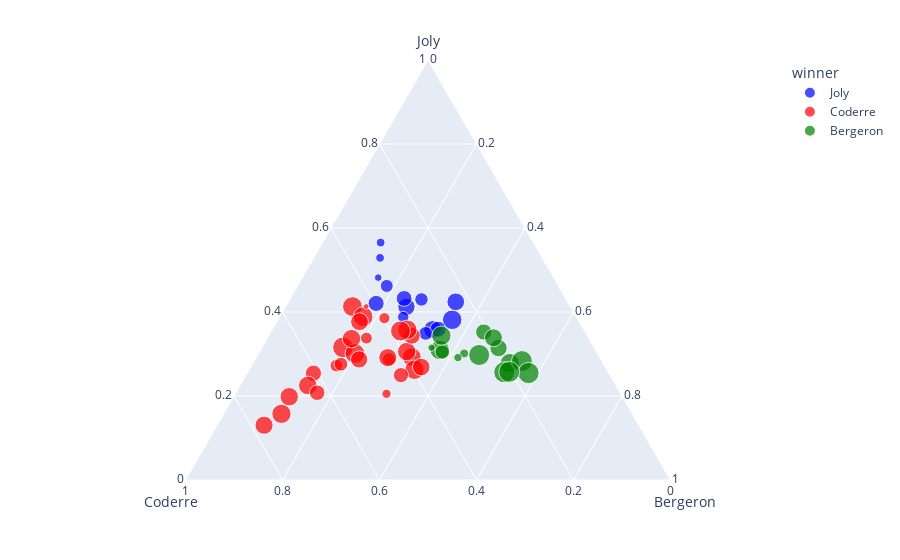

Here is the notebook cell this chart was saved with:
### Code cell
#We can scale and color the markers to produce a ternary bubble chart.
import plotly.express as px
df = px.data.election()
fig = px.scatter_ternary(df, a="Joly", b="Coderre", c="Bergeron", hover_name="district",
    color="winner", size="total", size_max=15,
    color_discrete_map = {"Joly": "blue", "Bergeron": "green", "Coderre":"red"} )
fig.show()

### Figure 1 — Plotly figure (JSON) as saved in the notebook; plotly's stock layout.template omitted (floating-point values rounded to 4 significant figures)
{"data": [{"a": [3024, 2675, 3578, 2849, 1894, 2282, 1636, 3262, 2648, 1266, 1908, 998, 1068, 690], "b": [2481, 2525, 2432, 2476, 1451, 1906, 1548, 1773, 2040, 1165, 1325, 631, 595, 518], "c": [1829, 1163, 3368, 2631, 754, 2169, 1503, 2653, 1437, 832, 1205, 258, 226, 224], "hovertemplate": "<b>%{hovertext}</b><br><br>winner=Joly<br>Joly=%{a}<br>Coderre=%{b}<br>Bergeron=%{c}<br>total=%{marker.size}<extra></extra>", "hovertext": ["101-Bois-de-Liesse", "102-Cap-Saint-Jacques", "161-Saint-HenriPetite-BourgognePointe-Saint-Charles", "172-Desmarchais-Crawford", "181-Peter-McGill", "182-Saint-Jacques", "33-Snowdon", "34-Notre-Dame-de-Grâce", "35-Loyola", "41-du Canal", "43-Fort-Rolland", "61-Pierre-Foretier", "62-Denis-Benjamin-Viger", "63-Jacques-Bizard"], "legendgroup": "Joly", "marker": {"color": "blue", "size": [7334, 6363, 9378, 7956, 4099, 6357, 4687, 7688, 6125, 3263, 4438, 1887, 1889, 1432], "sizemode": "area", "sizeref": 49.11, "symbol": "circle"}, "mode": "markers", "name": "Joly", "showlegend": true, "subplot": "ternary", "type": "scatterternary"}, {"a": [2532, 2543, 3330, 2852, 1656, 2431, 2081, 3959, 2822, 1641, 1908, 2438, 3291, 1220, 2039, 1402, 1076, 1172, 1286, 1232, 1157, 3717, 2943, 326, 3454, 2338, 1435, 1051, 423], "b": [3348, 3252, 5456, 4734, 5737, 3673, 3612, 4308, 4104, 3931, 5387, 2566, 3347, 3668, 2878, 2420, 2184, 1589, 2526, 1873, 1193, 4201, 3536, 332, 3694, 3509, 6591, 6229, 996], "c": [2770, 2521, 1760, 1879, 958, 3155, 1554, 1320, 1459, 882, 1184, 2092, 2562, 984, 2666, 1793, 691, 708, 851, 1182, 653, 1642, 1330, 131, 2589, 2178, 1085, 780, 643], "hovertemplate": "<b>%{hovertext}</b><br><br>winner=Coderre<br>Joly=%{a}<br>Coderre=%{b}<br>Bergeron=%{c}<br>total=%{marker.size}<extra></extra>", "hovertext": ["11-Sault-au-Récollet", "12-Saint-Sulpice", "121-La Pointe-aux-Prairies", "122-Pointe-aux-Trembles", "123-Rivière-des-Prairies", "134-Marie-Victorin", "14-Bordeaux-Cartierville", "141-Côte-de-Liesse", "142-Norman-McLaren", "151-Saint-Léonard-Est", "152-Saint-Léonard-Ouest", "162-Saint-PaulÉmard", "171-ChamplainL'Île-des-Soeurs", "191-Saint-Michel", "192-François-Perrault", "194-Parc-Extension", "21-Ouest", "22-Est", "23-Centre", "31-Darlington", "42-J.-Émery-Provost", "51-Sault-Saint-Louis", "52-Cecil-P.-Newman", "64-Sainte-Geneviève", "71-Tétreaultville", "74-Louis-Riel", "81-Marie-Clarac", "82-Ovide-Clermont", "91-Claude-Ryan"], "legendgroup": "Coderre", "marker": {"color": "red", "size": [8650, 8316, 10546, 9465, 8351, 9259, 7247, 9587, 8385, 6454, 8479, 7096, 9200, 5872, 7583, 5615, 3951, 3469, 4663, 4287, 3003, 9560, 7809, 789, 9737, 8025, 9111, 8060, 2062], "sizemode": "area", "sizeref": 49.11, "symbol": "circle"}, "mode": "markers", "name": "Coderre", "showlegend": true, "subplot": "ternary", "type": "scatterternary"}, {"a": [2514, 3044, 2316, 2873, 2815, 2788, 3234, 2271, 2782, 1578, 3139, 2675, 592, 419, 489], "b": [1734, 1770, 1455, 2979, 1827, 2331, 2670, 1347, 2201, 1644, 2746, 1546, 540, 446, 491], "c": [4782, 5933, 3599, 3430, 6408, 5748, 4962, 2827, 5819, 1950, 3250, 3679, 833, 465, 698], "hovertemplate": "<b>%{hovertext}</b><br><br>winner=Bergeron<br>Joly=%{a}<br>Coderre=%{b}<br>Bergeron=%{c}<br>total=%{marker.size}<extra></extra>", "hovertext": ["111-Mile-End", "112-DeLorimier", "113-Jeanne-Mance", "13-Ahuntsic", "131-Saint-Édouard", "132-Étienne-Desmarteau", "133-Vieux-Rosemont", "183-Sainte-Marie", "193-Villeray", "32-Côte-des-Neiges", "72-MaisonneuveLongue-Pointe", "73-Hochelaga", "92-Joseph-Beaubien", "93-Robert-Bourassa", "94-Jeanne-Sauvé"], "legendgroup": "Bergeron", "marker": {"color": "green", "size": [9030, 10747, 7370, 9282, 11050, 10867, 10866, 6445, 10802, 5172, 9135, 7900, 1965, 1330, 1678], "sizemode": "area", "sizeref": 49.11, "symbol": "circle"}, "mode": "markers", "name": "Bergeron", "showlegend": true, "subplot": "ternary", "type": "scatterternary"}], "layout": {"legend": {"itemsizing": "constant", "title": {"text": "winner"}, "tracegroupgap": 0}, "margin": {"t": 60}, "ternary": {"aaxis": {"title": {"text": "Joly"}}, "baxis": {"title": {"text": "Coderre"}}, "caxis": {"title": {"text": "Bergeron"}}, "domain": {"x": [0, 1], "y": [0, 1]}}}}
